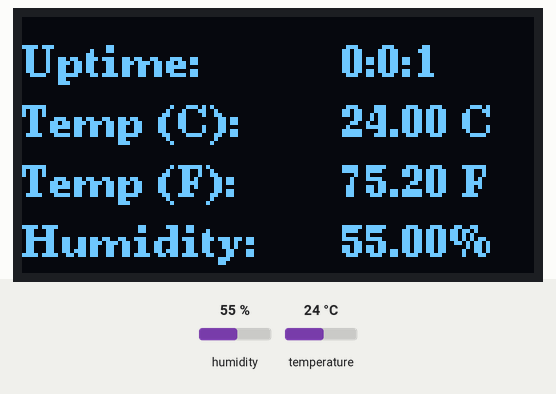
The sketch below on a simulated ESP32. Parts: 128×64 one-colour display. Inputs (shaded band) come from the test bench; at power-on: humidity 55 %, temperature 24 °C. WiFi joins after 1.5 s; servers stay silent unless stated; what the sketch prints to the serial monitor is not drawn.

Above: at 3.0 s.
3.1 s: humidity set to 22 %
At 4.7 s:
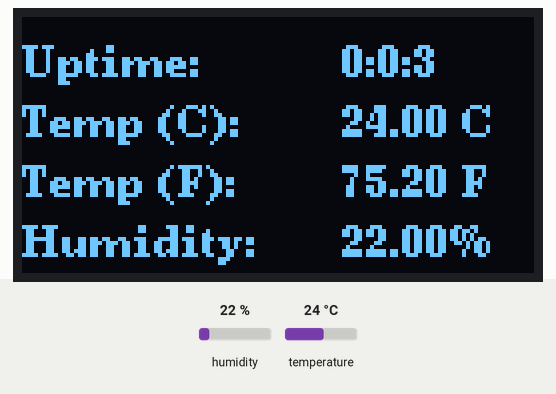
7.4 s: temperature set to 12 °C
At 9.1 s:
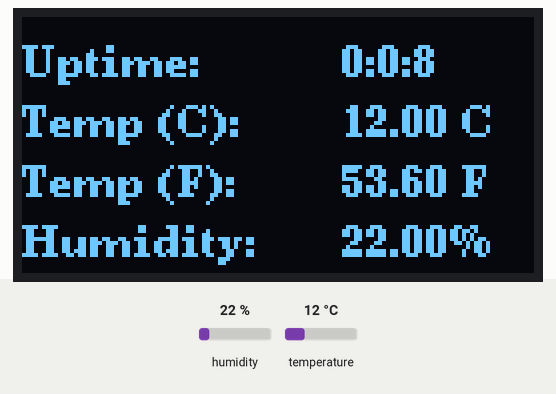
11.5 s: humidity set to 40 %
At 13.5 s:
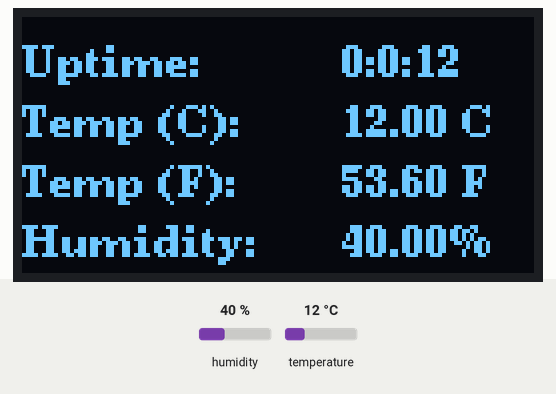
15.6 s: temperature set to 19 °C
At 16.7 s:
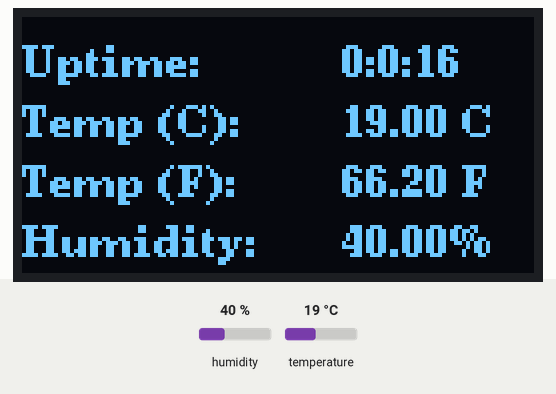
Timing chart, 0 to 18.6 s (numbered marks = the images above; inputs shaded):
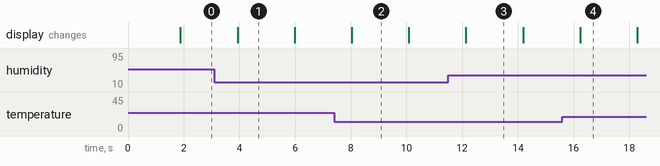

Measured:
- what the display in image 2 shows lasts 2.1 s, from 8.0 s to 10.1 s

The sketch:

dht11_oled_and_blynk_IoT.ino
```cpp
/*************************************************************
  This is a demo that combines reading sensor data and sending
  it to Blynk while displaying it on an OLED screen.
 *************************************************************/

/* Fill-in information from Blynk Device Info here */
#define BLYNK_TEMPLATE_ID           "TMPL2kXTQxOa"
#define BLYNK_TEMPLATE_NAME         "Tempidity Sensor"
#define BLYNK_AUTH_TOKEN            "K-RIbY4Xwiafj4WyQeLFu0_Fo-kawxa1"

/* Comment this out to disable prints and save space */
#define BLYNK_PRINT Serial

#include <WiFi.h>
#include <WiFiClient.h>
#include <BlynkSimpleEsp32.h>
#include <U8g2lib.h>
#include <DHT.h>

// Pin definitions for the DHT sensor and OLED
#define DHTPIN 4        // DHT11 sensor data pin
#define DHTTYPE DHT11   // DHT11 sensor type
#define OLED_DC 16      // OLED Data/Command pin (GPIO 16)
#define OLED_CS 5       // OLED Chip Select pin (GPIO 5)
#define OLED_RESET 17   // OLED reset pin (GPIO 17)
#define SCLK 18         // Clock pin for SPI
#define MOSI 23         // MOSI pin for SPI

// Initialize the OLED display using U8g2 (using SPI communication)
U8G2_SH1106_128X64_NONAME_F_4W_HW_SPI u8g2(U8G2_R0, /* cs=*/ OLED_CS, /* dc=*/ OLED_DC, /* reset=*/ OLED_RESET);

DHT dht(DHTPIN, DHTTYPE);  // Initialize DHT11 sensor

// Blynk timer for sending data to Blynk Cloud
BlynkTimer timer;

char ssid[] = "Fios-3LcLc";    // Your WiFi credentials
char pass[] = "was55buy742paly";  // Your WiFi password

// This function is called every time the Virtual Pin 0 state changes
BLYNK_WRITE(V0)
{
  int value = param.asInt();  // Set incoming value from pin V0 to a variable
  Blynk.virtualWrite(V1, value);  // Send value to Virtual Pin 1
}

// This function is called every time the device is connected to the Blynk.Cloud
BLYNK_CONNECTED()
{
  Blynk.setProperty(V3, "offImageUrl", "https://static-image.nyc3.cdn.digitaloceanspaces.com/general/fte/congratulations.png");
  Blynk.setProperty(V3, "onImageUrl", "https://static-image.nyc3.cdn.digitaloceanspaces.com/general/fte/congratulations_pressed.png");
  Blynk.setProperty(V3, "url", "https://docs.blynk.io/en/getting-started/what-do-i-need-to-blynk/how-quickstart-device-was-made");
}

// Function to send sensor data to Blynk every second
void myTimerEvent()
{
  float humidity = dht.readHumidity();
  float temperature = dht.readTemperature();  // Celsius

  // Check if the readings failed
  if (isnan(humidity) || isnan(temperature)) {
    Serial.println(F("Failed to read from DHT sensor!"));
    return;
  }

  // Convert Celsius to Fahrenheit
  float tempF = (temperature * 9.0 / 5.0) + 32;

  // Send data to Blynk
  Blynk.virtualWrite(V0, humidity);  // Send humidity to Virtual Pin 0
  Blynk.virtualWrite(V1, temperature);  // Send temperature to Virtual Pin 1
  Blynk.virtualWrite(V2, tempF);  // Send temperature in Fahrenheit to Virtual Pin 2

}

// Function to send uptime to Blynk
void sendUptime()
{
  unsigned long uptimeMillis = millis();  // Get uptime in milliseconds

  // Convert milliseconds to seconds
  unsigned long uptimeSecs = uptimeMillis / 1000;

  // Convert seconds to minutes and hours
  unsigned long hours = uptimeSecs / 3600;
  unsigned long minutes = (uptimeSecs % 3600) / 60;
  unsigned long seconds = uptimeSecs % 60;

  // Format the uptime as a string "hh:mm:ss"
  String uptimeString = String(hours) + ":" + String(minutes) + ":" + String(seconds);

  // Send the uptime to Virtual Pin V3 on Blynk
  Blynk.virtualWrite(V3, uptimeString);
}

void setup() {
  // Start the serial monitor
  Serial.begin(115200);

  // Initialize the DHT11 sensor
  dht.begin();

  // Initialize the OLED display
  u8g2.begin();  // Initialize the display

  // Connect to Blynk
  Blynk.begin(BLYNK_AUTH_TOKEN, ssid, pass);

  // Setup a function to be called every second
  timer.setInterval(1000L, myTimerEvent);  // Sensor data
  timer.setInterval(1000L, sendUptime);    // Uptime every second
}

void loop() {
  // Run Blynk
  Blynk.run();

  // Run the timer
  timer.run();

  // Reading temperature and humidity from DHT11
  float humidity = dht.readHumidity();
  float temperature = dht.readTemperature();  // Celsius

  // Check if the readings failed
  if (isnan(humidity) || isnan(temperature)) {
    Serial.println(F("Failed to read from DHT sensor!"));
    return;
  }

  // Convert Celsius to Fahrenheit
  float tempF = (temperature * 9.0 / 5.0) + 32;

  // Clear the display buffer
  u8g2.clearBuffer();

  // Display uptime
  u8g2.setFont(u8g2_font_ncenB08_tr);  // Choose a suitable font
  u8g2.drawStr(0, 15, "Uptime:");
  u8g2.setCursor(80, 15);
  unsigned long uptimeMillis = millis();  // Get uptime in milliseconds
  unsigned long uptimeSecs = uptimeMillis / 1000;  // Convert to seconds
  unsigned long hours = uptimeSecs / 3600;
  unsigned long minutes = (uptimeSecs % 3600) / 60;
  unsigned long seconds = uptimeSecs % 60;
  String uptimeString = String(hours) + ":" + String(minutes) + ":" + String(seconds);
  u8g2.print(uptimeString);

  // Display temperature in Celsius
  u8g2.drawStr(0, 30, "Temp (C):");
  u8g2.setCursor(80, 30);
  u8g2.print(temperature);
  u8g2.print(" C");

  // Display temperature in Fahrenheit
  u8g2.drawStr(0, 45, "Temp (F):");
  u8g2.setCursor(80, 45);
  u8g2.print(tempF);
  u8g2.print(" F");

  // Display humidity
  u8g2.drawStr(0, 60, "Humidity:");
  u8g2.setCursor(80, 60);
  u8g2.print(humidity);
  u8g2.print("%");

  // Send buffer to display
  u8g2.sendBuffer();

  // Print to the serial monitor (for debugging)
  Serial.print("Uptime: ");
  Serial.print(uptimeString);
  Serial.print("  Humidity: ");
  Serial.print(humidity);
  Serial.print("%  Temperature: ");
  Serial.print(temperature);
  Serial.print("C / ");
  Serial.print(tempF);
  Serial.println("F");

  // Wait for 2 seconds before reading again
  delay(2000);
}
```
